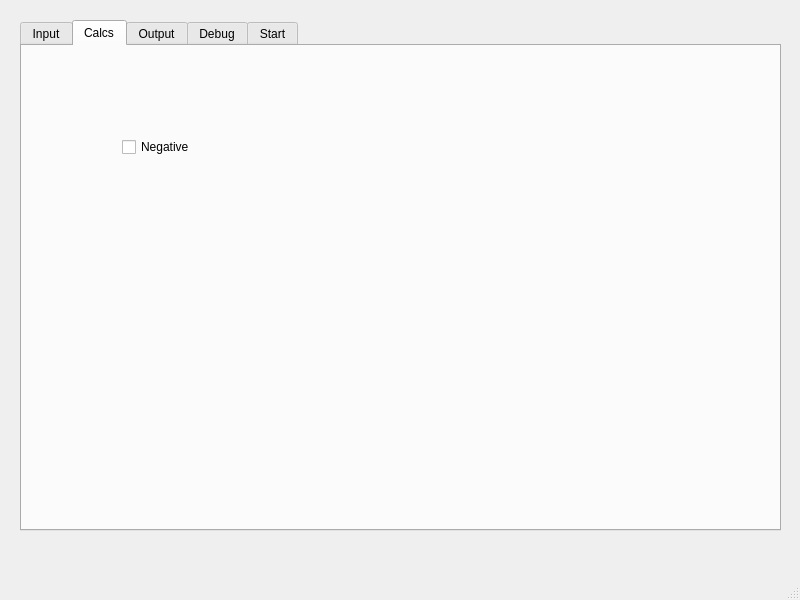
<?xml version="1.0" encoding="UTF-8"?>
<ui version="4.0">
 <class>mpiControlGui</class>
 <widget class="QMainWindow" name="mpiControlGui">
  <property name="geometry">
   <rect>
    <x>0</x>
    <y>0</y>
    <width>800</width>
    <height>600</height>
   </rect>
  </property>
  <property name="windowTitle">
   <string>DetectorMPI</string>
  </property>
  <widget class="QWidget" name="centralwidget">
   <widget class="QTabWidget" name="tabWidget">
    <property name="geometry">
     <rect>
      <x>20</x>
      <y>20</y>
      <width>761</width>
      <height>511</height>
     </rect>
    </property>
    <property name="currentIndex">
     <number>1</number>
    </property>
    <property name="iconSize">
     <size>
      <width>16</width>
      <height>18</height>
     </size>
    </property>
    <widget class="QWidget" name="tab">
     <attribute name="title">
      <string>Input</string>
     </attribute>
     <widget class="QRadioButton" name="radioButton_testimages">
      <property name="geometry">
       <rect>
        <x>80</x>
        <y>80</y>
        <width>114</width>
        <height>22</height>
       </rect>
      </property>
      <property name="text">
       <string>Test Images</string>
      </property>
     </widget>
     <widget class="QRadioButton" name="radioButton_linuxpipe">
      <property name="geometry">
       <rect>
        <x>80</x>
        <y>100</y>
        <width>114</width>
        <height>22</height>
       </rect>
      </property>
      <property name="text">
       <string>Linux Pipe</string>
      </property>
     </widget>
     <widget class="QLabel" name="label">
      <property name="geometry">
       <rect>
        <x>90</x>
        <y>60</y>
        <width>101</width>
        <height>17</height>
       </rect>
      </property>
      <property name="text">
       <string>Data Source</string>
      </property>
     </widget>
     <widget class="QLineEdit" name="lineEdit_pipename">
      <property name="geometry">
       <rect>
        <x>30</x>
        <y>210</y>
        <width>691</width>
        <height>27</height>
       </rect>
      </property>
      <property name="text">
       <string>/local/madpipe</string>
      </property>
     </widget>
     <widget class="QLabel" name="label_2">
      <property name="geometry">
       <rect>
        <x>30</x>
        <y>190</y>
        <width>81</width>
        <height>17</height>
       </rect>
      </property>
      <property name="text">
       <string>PipeName</string>
      </property>
     </widget>
     <widget class="QSpinBox" name="spinBox_imgSizeX">
      <property name="geometry">
       <rect>
        <x>280</x>
        <y>90</y>
        <width>71</width>
        <height>27</height>
       </rect>
      </property>
      <property name="maximum">
       <number>2048</number>
      </property>
      <property name="singleStep">
       <number>128</number>
      </property>
      <property name="value">
       <number>1024</number>
      </property>
     </widget>
     <widget class="QSpinBox" name="spinBox_imgSizeY">
      <property name="geometry">
       <rect>
        <x>350</x>
        <y>90</y>
        <width>71</width>
        <height>27</height>
       </rect>
      </property>
      <property name="maximum">
       <number>2048</number>
      </property>
      <property name="singleStep">
       <number>128</number>
      </property>
      <property name="value">
       <number>1024</number>
      </property>
     </widget>
     <widget class="QLabel" name="label_9">
      <property name="geometry">
       <rect>
        <x>300</x>
        <y>70</y>
        <width>101</width>
        <height>17</height>
       </rect>
      </property>
      <property name="text">
       <string>X,Y Img Size</string>
      </property>
     </widget>
     <widget class="QSpinBox" name="spinBox_numImgs">
      <property name="geometry">
       <rect>
        <x>470</x>
        <y>90</y>
        <width>91</width>
        <height>27</height>
       </rect>
      </property>
      <property name="minimum">
       <number>1</number>
      </property>
      <property name="maximum">
       <number>1000000</number>
      </property>
      <property name="singleStep">
       <number>50</number>
      </property>
     </widget>
     <widget class="QLabel" name="label_10">
      <property name="geometry">
       <rect>
        <x>480</x>
        <y>70</y>
        <width>67</width>
        <height>17</height>
       </rect>
      </property>
      <property name="text">
       <string>NumImgs</string>
      </property>
     </widget>
     <widget class="QSpinBox" name="spinBox_imgPeriodMs">
      <property name="geometry">
       <rect>
        <x>610</x>
        <y>90</y>
        <width>81</width>
        <height>27</height>
       </rect>
      </property>
      <property name="maximum">
       <number>100000</number>
      </property>
      <property name="singleStep">
       <number>100</number>
      </property>
      <property name="value">
       <number>1000</number>
      </property>
     </widget>
     <widget class="QLabel" name="label_11">
      <property name="geometry">
       <rect>
        <x>610</x>
        <y>70</y>
        <width>67</width>
        <height>17</height>
       </rect>
      </property>
      <property name="text">
       <string>Period ms</string>
      </property>
     </widget>
    </widget>
    <widget class="QWidget" name="tab_2">
     <attribute name="title">
      <string>Calcs</string>
     </attribute>
     <widget class="QCheckBox" name="checkBox_negative">
      <property name="geometry">
       <rect>
        <x>100</x>
        <y>90</y>
        <width>97</width>
        <height>22</height>
       </rect>
      </property>
      <property name="text">
       <string>Negative</string>
      </property>
     </widget>
    </widget>
    <widget class="QWidget" name="tab_3">
     <attribute name="title">
      <string>Output</string>
     </attribute>
     <widget class="QRadioButton" name="radioButton_tifffile">
      <property name="geometry">
       <rect>
        <x>20</x>
        <y>50</y>
        <width>114</width>
        <height>22</height>
       </rect>
      </property>
      <property name="text">
       <string>Tiff File</string>
      </property>
     </widget>
     <widget class="QRadioButton" name="radioButton_linuxOutPipe">
      <property name="geometry">
       <rect>
        <x>20</x>
        <y>220</y>
        <width>114</width>
        <height>22</height>
       </rect>
      </property>
      <property name="text">
       <string>LinuxPipe</string>
      </property>
     </widget>
     <widget class="QLineEdit" name="lineEdit_tiffpath">
      <property name="geometry">
       <rect>
        <x>100</x>
        <y>80</y>
        <width>611</width>
        <height>27</height>
       </rect>
      </property>
      <property name="text">
       <string>/local</string>
      </property>
     </widget>
     <widget class="QLineEdit" name="lineEdit_tiffbasename">
      <property name="geometry">
       <rect>
        <x>100</x>
        <y>110</y>
        <width>261</width>
        <height>27</height>
       </rect>
      </property>
      <property name="text">
       <string>testy</string>
      </property>
     </widget>
     <widget class="QLineEdit" name="linEdit_tiffnumber">
      <property name="geometry">
       <rect>
        <x>100</x>
        <y>140</y>
        <width>113</width>
        <height>27</height>
       </rect>
      </property>
      <property name="text">
       <string>100</string>
      </property>
     </widget>
     <widget class="QLineEdit" name="lineEdit_linuxOutpipeName">
      <property name="geometry">
       <rect>
        <x>100</x>
        <y>260</y>
        <width>611</width>
        <height>27</height>
       </rect>
      </property>
     </widget>
     <widget class="QLabel" name="label_5">
      <property name="geometry">
       <rect>
        <x>10</x>
        <y>90</y>
        <width>67</width>
        <height>17</height>
       </rect>
      </property>
      <property name="text">
       <string>Path</string>
      </property>
     </widget>
     <widget class="QLabel" name="label_6">
      <property name="geometry">
       <rect>
        <x>10</x>
        <y>120</y>
        <width>81</width>
        <height>17</height>
       </rect>
      </property>
      <property name="text">
       <string>BaseName</string>
      </property>
     </widget>
     <widget class="QLabel" name="label_7">
      <property name="geometry">
       <rect>
        <x>10</x>
        <y>150</y>
        <width>67</width>
        <height>17</height>
       </rect>
      </property>
      <property name="text">
       <string>Number</string>
      </property>
     </widget>
     <widget class="QLabel" name="label_8">
      <property name="geometry">
       <rect>
        <x>20</x>
        <y>270</y>
        <width>71</width>
        <height>17</height>
       </rect>
      </property>
      <property name="text">
       <string>PipeName</string>
      </property>
     </widget>
     <widget class="QRadioButton" name="radioButton_nullOutput">
      <property name="geometry">
       <rect>
        <x>20</x>
        <y>10</y>
        <width>114</width>
        <height>22</height>
       </rect>
      </property>
      <property name="text">
       <string>No Output</string>
      </property>
     </widget>
    </widget>
    <widget class="QWidget" name="tab_5">
     <attribute name="title">
      <string>Debug</string>
     </attribute>
     <widget class="QCheckBox" name="checkBox_isPrintTrace">
      <property name="geometry">
       <rect>
        <x>110</x>
        <y>160</y>
        <width>97</width>
        <height>22</height>
       </rect>
      </property>
      <property name="text">
       <string>Print Trace</string>
      </property>
     </widget>
    </widget>
    <widget class="QWidget" name="tab_4">
     <attribute name="title">
      <string>Start</string>
     </attribute>
     <widget class="QPushButton" name="pushButton_start">
      <property name="geometry">
       <rect>
        <x>20</x>
        <y>370</y>
        <width>171</width>
        <height>81</height>
       </rect>
      </property>
      <property name="text">
       <string> Start</string>
      </property>
     </widget>
     <widget class="QPushButton" name="pushButton_stop">
      <property name="geometry">
       <rect>
        <x>190</x>
        <y>370</y>
        <width>171</width>
        <height>81</height>
       </rect>
      </property>
      <property name="text">
       <string>Stop</string>
      </property>
     </widget>
     <widget class="QProgressBar" name="progressBar_numImages">
      <property name="geometry">
       <rect>
        <x>390</x>
        <y>400</y>
        <width>341</width>
        <height>23</height>
       </rect>
      </property>
      <property name="value">
       <number>24</number>
      </property>
     </widget>
     <widget class="QLabel" name="label_dispImage">
      <property name="geometry">
       <rect>
        <x>200</x>
        <y>20</y>
        <width>320</width>
        <height>320</height>
       </rect>
      </property>
      <property name="frameShape">
       <enum>QFrame::Box</enum>
      </property>
      <property name="text">
       <string/>
      </property>
     </widget>
     <widget class="QLabel" name="label_dispTextLeft">
      <property name="geometry">
       <rect>
        <x>20</x>
        <y>20</y>
        <width>161</width>
        <height>311</height>
       </rect>
      </property>
      <property name="text">
       <string/>
      </property>
     </widget>
     <widget class="QLabel" name="label_dispTextRight">
      <property name="geometry">
       <rect>
        <x>530</x>
        <y>20</y>
        <width>191</width>
        <height>311</height>
       </rect>
      </property>
      <property name="text">
       <string/>
      </property>
     </widget>
    </widget>
   </widget>
  </widget>
  <widget class="QMenuBar" name="menubar">
   <property name="geometry">
    <rect>
     <x>0</x>
     <y>0</y>
     <width>800</width>
     <height>25</height>
    </rect>
   </property>
  </widget>
  <widget class="QStatusBar" name="statusbar"/>
 </widget>
 <resources/>
 <connections/>
</ui>
